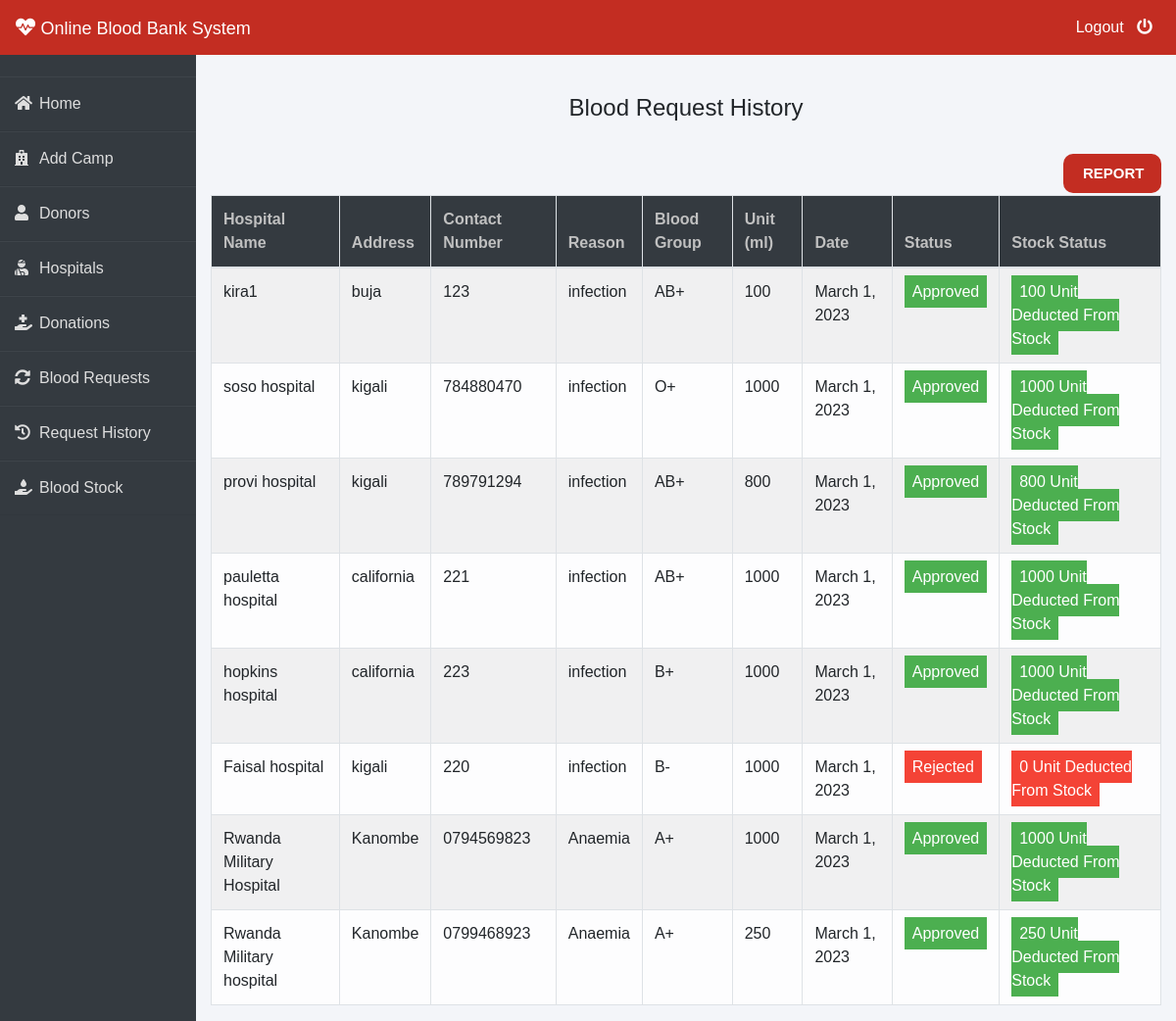
The page /admin-request-history (signed in) on the database its author committed.
### blood/models.py (models this page shows, shortened)
class BloodRequest(models.Model):
    request_by_patient = models.ForeignKey(pmodels.Patient, null=True, on_delete=models.CASCADE)
    request_by_donor = models.ForeignKey(dmodels.Donor, null=True, on_delete=models.CASCADE)
    hospital_name = models.CharField(max_length=30)
    address = models.CharField(max_length=40)
    mobile = models.CharField(max_length=20,null=False)
    reason = models.CharField(max_length=500)
    bloodgroup = models.CharField(max_length=10)
    unit = models.PositiveIntegerField(default=0)
    status = models.CharField(max_length=20, default="Pending")
    date = models.DateField(auto_now=True)

### blood/views.py (the view)
# urls.py: path('admin-request-history', views.admin_request_history_view,name='admin-request-history'),
@login_required(login_url='adminlogin')
def admin_request_history_view(request):
    requests = models.BloodRequest.objects.all().exclude(status='Pending')
    return render(request, 'blood/admin_request_history.html', {'requests': requests})

### templates/blood/admin_request_history.html (shortened to what this page needs)
{% extends 'blood/adminbase.html' %}
{% block content %}
{% load widget_tweaks %}
{%load static%}
<head>
</head>
<br><br>
<div class="container">
    <H4 class="text-center">Blood Request History</H4><br>
    <a id="export-pdf" href="{% url 'export-pdf' %}">REPORT</a>
    <table class="table table-light table-hover table-bordered table-striped">
        <thead class="bg-dark">
            <tr>
                <th scope="col" style="color: rgb(192, 192, 192);">Hospital Name</th>
                <th scope="col" style="color: rgb(192, 192, 192);">Address</th>
                <th scope="col" style="color: rgb(192, 192, 192);">Contact Number</th>
                <th scope="col" style="color: rgb(192, 192, 192);">Reason</th>
                <th scope="col" style="color: rgb(192, 192, 192);">Blood Group</th>
                <th scope="col" style="color: rgb(192, 192, 192);">Unit (ml)</th>
                <th scope="col" style="color: rgb(192, 192, 192);">Date</th>
                <th scope="col" style="color: rgb(192, 192, 192);">Status</th>
                <th scope="col" style="color: rgb(192, 192, 192);">Stock Status</th>
            </tr>
        </thead>
        <tbody>
            {% for t in requests %}
            <tr>
                <td> {{t.hospital_name}}</td>
                <td>{{t.address}}</td>
                <td>{{t.mobile}}</td>
                <td>{{t.reason}}</td>
                <td>{{t.bloodgroup}}</td>
                <td>{{t.unit}}</td>
                <td>{{t.date}}</td>
                {% if t.status == 'Approved' %}
                <td><span class="label success"> Approved</span></td>
                <td><span class="label success"> {{t.unit}} Unit Deducted From Stock</span></td>
                {% else %}
                <td><span class="label danger">Rejected</span></td>
                <td><span class="label danger"> 0 Unit Deducted From Stock</span></td>
                {% endif %}
            </tr>
            {% endfor %}
        </tbody>
    </table>
</div>
{% endblock content %}

### templates/blood/adminbase.html (style rules this page uses)
* { margin: 0; padding: 0; box-sizing: border-box; list-style: none; text-decoration: none; font-family: 'Josefin Sans', sans-serif; }
body { background-color: #f3f5f9; }

### rows shown on the page
BloodRequest: hospital_name "kira1", address "buja", mobile "123", reason "infection", bloodgroup "AB+", unit "100", date "March 1, 2023"
BloodRequest: hospital_name "soso hospital", address "kigali", mobile "784880470", reason "infection", bloodgroup "O+", unit "1000", date "March 1, 2023"
BloodRequest: hospital_name "provi hospital", address "kigali", mobile "789791294", reason "infection", bloodgroup "AB+", unit "800", date "March 1, 2023"
BloodRequest: hospital_name "pauletta hospital", address "california", mobile "221", reason "infection", bloodgroup "AB+", unit "1000", date "March 1, 2023"
BloodRequest: hospital_name "hopkins hospital", address "california", mobile "223", reason "infection", bloodgroup "B+", unit "1000", date "March 1, 2023"
BloodRequest: hospital_name "Faisal hospital", address "kigali", mobile "220", reason "infection", bloodgroup "B-", unit "1000", date "March 1, 2023", status "Rejected"
BloodRequest: hospital_name "Rwanda Military Hospital", address "Kanombe", mobile "0794569823", reason "Anaemia", bloodgroup "A+", unit "1000", date "March 1, 2023"
BloodRequest: hospital_name "Rwanda Military hospital", address "Kanombe", mobile "0799468923", reason "Anaemia", bloodgroup "A+", unit "250", date "March 1, 2023"
